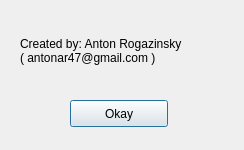
<?xml version="1.0" encoding="UTF-8"?>
<ui version="4.0">
 <class>about</class>
 <widget class="QDialog" name="about">
  <property name="geometry">
   <rect>
    <x>0</x>
    <y>0</y>
    <width>244</width>
    <height>150</height>
   </rect>
  </property>
  <property name="windowTitle">
   <string>About</string>
  </property>
  <widget class="QLabel" name="label">
   <property name="geometry">
    <rect>
     <x>20</x>
     <y>0</y>
     <width>291</width>
     <height>101</height>
    </rect>
   </property>
   <property name="text">
    <string>Created by: Anton Rogazinsky
( antonar47@gmail.com ) </string>
   </property>
  </widget>
  <widget class="QPushButton" name="pushButton">
   <property name="geometry">
    <rect>
     <x>70</x>
     <y>100</y>
     <width>98</width>
     <height>27</height>
    </rect>
   </property>
   <property name="text">
    <string>Okay</string>
   </property>
  </widget>
 </widget>
 <resources/>
 <connections/>
</ui>
